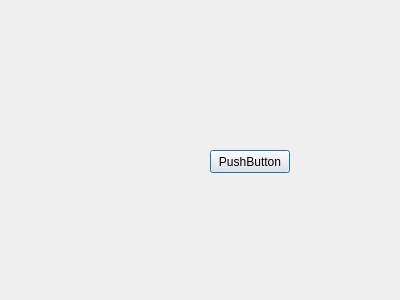
<?xml version="1.0" encoding="UTF-8"?>
<ui version="4.0">
 <class>ButtonSettings</class>
 <widget class="QDialog" name="ButtonSettings">
  <property name="geometry">
   <rect>
    <x>0</x>
    <y>0</y>
    <width>400</width>
    <height>300</height>
   </rect>
  </property>
  <property name="windowTitle">
   <string>Dialog</string>
  </property>
  <widget class="QPushButton" name="pushButton">
   <property name="geometry">
    <rect>
     <x>210</x>
     <y>150</y>
     <width>80</width>
     <height>23</height>
    </rect>
   </property>
   <property name="text">
    <string>PushButton</string>
   </property>
  </widget>
 </widget>
 <resources/>
 <connections/>
</ui>
